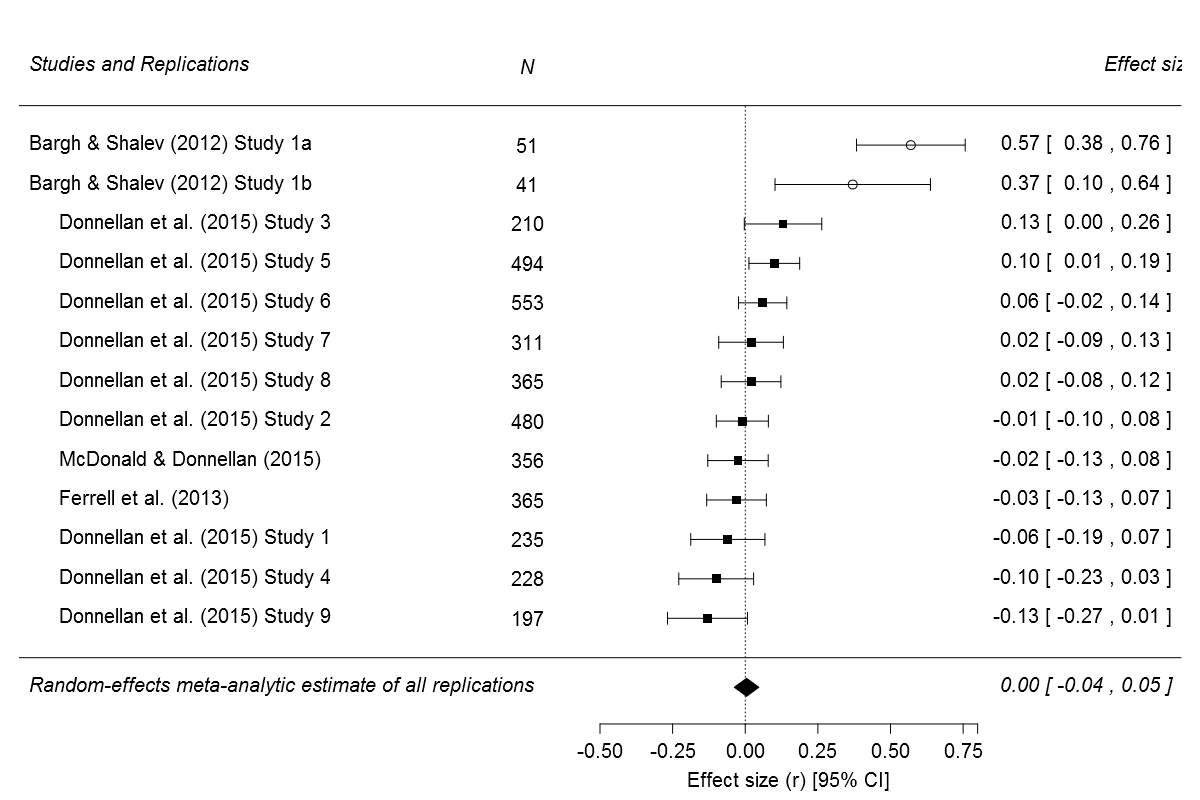

The R source for this figure:
library(metafor)
library(plotrix) #for ablineclip function

### to save as png file
#png(filename="b&s2012.png", res=95, width=1200, height=800, type="cairo")

dat <- read.csv(file = "b&s2012-replications(sorted).csv", header = TRUE)
dat <- escalc(measure="COR", ri=dat$r, ni=dat$N, data=dat, slab=dat$study)
dat

### decrease margins so the full space is used
op <- par(cex=1, font=1)
par(mar=c(4,4,1,2))

### set up forest plot (rows argument used to specify exactly in which rows outcomes will be plotted)
forest(dat$yi, dat$vi, xlim=c(-2.5, 2), at=c(-.5, -.25, 0, .25, .5, .75, 1),
       cex=1.25, ylim=c(-1, 16), rows=c(13:1),
       ilab=dat$N, ilab.xpos=-.75
       ,xlab="Effect size (r) [95% CI]", psize=1, pch=dat$study.symbol)
op <- par(cex=1.25, font=3)
text(-2.5, 15, "Studies and Replications",    pos=4)
text( 2, 15, "Effect sizes (r) [95% CI]",  pos=2)
text(-.75, 15, c("N"))

### set par back to the original settings
par(op)

### fit random-effects model (use slab argument to define study labels)
res <- rma(yi=dat$yi, vi=dat$vi, data=dat, measure="COR", subset=(dat$study.type=="replication"),
           slab=dat$study)
### add summary estimate to the bottom
addpoly(res, row=-1, cex=1.25, mlab="Random-effects meta-analytic estimate of all replications")
### horizontal separation line
abline(h=0)

### fit random-effects model in subgroups
#res.rep1 <- rma(yi=dat$yi, vi=dat$vi, data=dat, measure="COR", subset=(dat$study.info=="replication1"))

### add summary polygons for the three subgroups
#addpoly(res.rep1, row=2, cex=1.25, mlab="Meta-analytic estimate of B&S Study 1 replications")

#ablineclip(v=.25, y1=-2,y2=21, col="blue", lty="dashed", lwd=.25) #Simonsohn's small telescope line
#op <- par(cex=.75, font=1)
#text(.25, .75, "Z&L's r_33% small telescope", col="blue", pos=4)

#dev.off()


